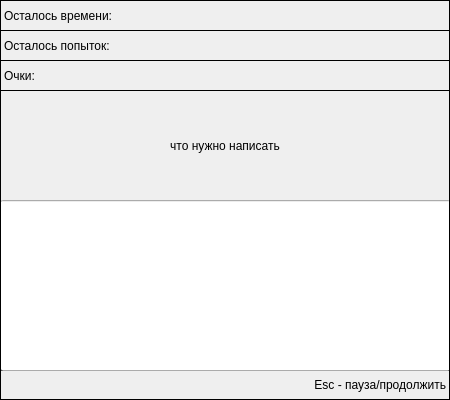
<?xml version="1.0" encoding="UTF-8"?>
<ui version="4.0">
 <class>Training</class>
 <widget class="QWidget" name="Training">
  <property name="geometry">
   <rect>
    <x>0</x>
    <y>0</y>
    <width>450</width>
    <height>400</height>
   </rect>
  </property>
  <property name="windowTitle">
   <string>Тренировка</string>
  </property>
  <widget class="QLabel" name="TimeLeft">
   <property name="geometry">
    <rect>
     <x>0</x>
     <y>0</y>
     <width>450</width>
     <height>31</height>
    </rect>
   </property>
   <property name="frameShape">
    <enum>QFrame::Box</enum>
   </property>
   <property name="text">
    <string>Осталось времени:</string>
   </property>
  </widget>
  <widget class="QLabel" name="TriesLeft">
   <property name="geometry">
    <rect>
     <x>0</x>
     <y>30</y>
     <width>450</width>
     <height>31</height>
    </rect>
   </property>
   <property name="frameShape">
    <enum>QFrame::Box</enum>
   </property>
   <property name="text">
    <string>Осталось попыток:</string>
   </property>
  </widget>
  <widget class="QLabel" name="PointMeter">
   <property name="geometry">
    <rect>
     <x>0</x>
     <y>60</y>
     <width>450</width>
     <height>31</height>
    </rect>
   </property>
   <property name="frameShape">
    <enum>QFrame::Box</enum>
   </property>
   <property name="text">
    <string>Очки:</string>
   </property>
  </widget>
  <widget class="QLabel" name="LabelTime">
   <property name="geometry">
    <rect>
     <x>330</x>
     <y>0</y>
     <width>111</width>
     <height>31</height>
    </rect>
   </property>
   <property name="layoutDirection">
    <enum>Qt::LeftToRight</enum>
   </property>
   <property name="text">
    <string/>
   </property>
   <property name="alignment">
    <set>Qt::AlignRight|Qt::AlignTrailing|Qt::AlignVCenter</set>
   </property>
  </widget>
  <widget class="QLabel" name="LabelTries">
   <property name="geometry">
    <rect>
     <x>330</x>
     <y>30</y>
     <width>111</width>
     <height>31</height>
    </rect>
   </property>
   <property name="text">
    <string/>
   </property>
   <property name="alignment">
    <set>Qt::AlignRight|Qt::AlignTrailing|Qt::AlignVCenter</set>
   </property>
  </widget>
  <widget class="QLabel" name="LabelPoints">
   <property name="geometry">
    <rect>
     <x>330</x>
     <y>60</y>
     <width>111</width>
     <height>31</height>
    </rect>
   </property>
   <property name="text">
    <string/>
   </property>
   <property name="alignment">
    <set>Qt::AlignRight|Qt::AlignTrailing|Qt::AlignVCenter</set>
   </property>
  </widget>
  <widget class="QLabel" name="Check">
   <property name="geometry">
    <rect>
     <x>25</x>
     <y>90</y>
     <width>400</width>
     <height>111</height>
    </rect>
   </property>
   <property name="layoutDirection">
    <enum>Qt::LeftToRight</enum>
   </property>
   <property name="text">
    <string>что нужно написать</string>
   </property>
   <property name="alignment">
    <set>Qt::AlignCenter</set>
   </property>
   <property name="wordWrap">
    <bool>true</bool>
   </property>
  </widget>
  <widget class="QLineEdit" name="Write">
   <property name="geometry">
    <rect>
     <x>0</x>
     <y>200</y>
     <width>451</width>
     <height>171</height>
    </rect>
   </property>
   <property name="layoutDirection">
    <enum>Qt::LeftToRight</enum>
   </property>
   <property name="text">
    <string/>
   </property>
   <property name="alignment">
    <set>Qt::AlignCenter</set>
   </property>
  </widget>
  <widget class="Line" name="line">
   <property name="geometry">
    <rect>
     <x>0</x>
     <y>90</y>
     <width>1</width>
     <height>311</height>
    </rect>
   </property>
   <property name="frameShadow">
    <enum>QFrame::Plain</enum>
   </property>
   <property name="lineWidth">
    <number>1</number>
   </property>
   <property name="orientation">
    <enum>Qt::Vertical</enum>
   </property>
  </widget>
  <widget class="Line" name="line_2">
   <property name="geometry">
    <rect>
     <x>449</x>
     <y>90</y>
     <width>1</width>
     <height>311</height>
    </rect>
   </property>
   <property name="frameShadow">
    <enum>QFrame::Plain</enum>
   </property>
   <property name="lineWidth">
    <number>1</number>
   </property>
   <property name="orientation">
    <enum>Qt::Vertical</enum>
   </property>
  </widget>
  <widget class="QLabel" name="PauseLabel">
   <property name="geometry">
    <rect>
     <x>0</x>
     <y>370</y>
     <width>450</width>
     <height>30</height>
    </rect>
   </property>
   <property name="layoutDirection">
    <enum>Qt::LeftToRight</enum>
   </property>
   <property name="frameShape">
    <enum>QFrame::Box</enum>
   </property>
   <property name="text">
    <string>Esс - пауза/продолжить</string>
   </property>
   <property name="alignment">
    <set>Qt::AlignRight|Qt::AlignTrailing|Qt::AlignVCenter</set>
   </property>
  </widget>
  <zorder>PauseLabel</zorder>
  <zorder>TimeLeft</zorder>
  <zorder>TriesLeft</zorder>
  <zorder>PointMeter</zorder>
  <zorder>LabelTime</zorder>
  <zorder>LabelTries</zorder>
  <zorder>LabelPoints</zorder>
  <zorder>Check</zorder>
  <zorder>Write</zorder>
  <zorder>line</zorder>
  <zorder>line_2</zorder>
 </widget>
 <resources/>
 <connections/>
</ui>
